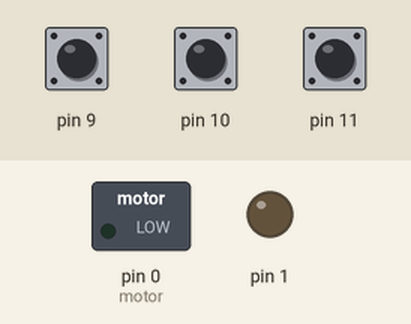
A sketch run on a simulated Arduino Uno, built with avr-gcc and run on an emulated ATmega328P. On the bench: switched loads named in the sketch (green lamp = pin HIGH), output pins drawn as LEDs (lit = HIGH). Inputs (shaded band) come from the test bench; at power-on: pin 9 HIGH, pin 10 HIGH, pin 11 HIGH.

Above: at 0.8 s.
0.9 s: pin 9 pulled LOW for 0.15 s
At 1.7 s:
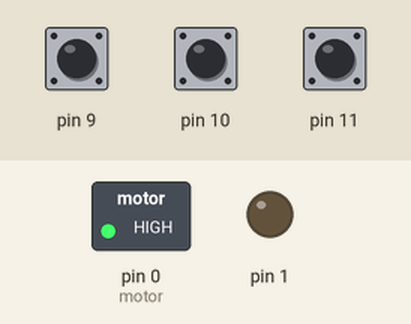
2.5 s: pin 10 pulled LOW for 0.15 s
At 2.9 s:
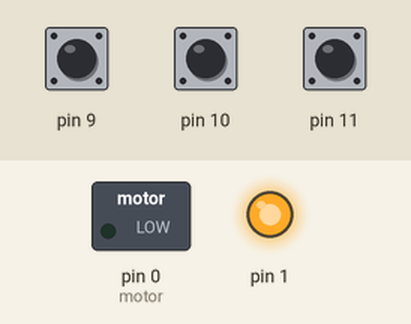
5.6 s: pin 11 pulled LOW for 0.15 s
At 6.5 s:
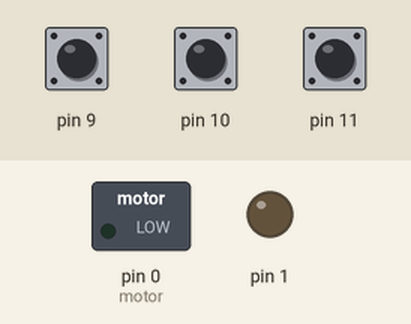
7.2 s: pin 9 pulled LOW for 1 s
At 7.7 s:
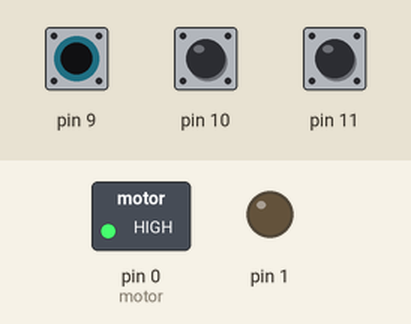
Timing chart, 0 to 10.2 s (numbered marks = the images above; inputs shaded):
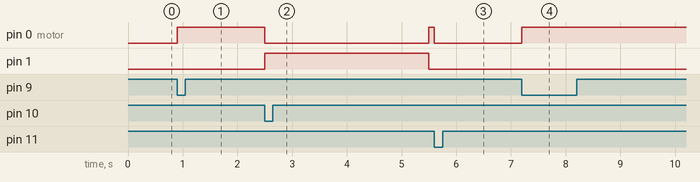

The sketch:

prova_Yvo_2.ino
```cpp
int main() {
  DDRD = (1<<PD0) | (1<<PD1);               // PD0 = motor, PD1 = válvula (saídas)
  DDRB = 0;                                 // sensores: entrada
  PORTB = (1<<PB1) | (1<<PB2) | (1<<PB3);   // pull-up (sensor ativo = 0)
  PORTD = 0;                                // motor desligado, válvula fechada

  unsigned char estado = 0;

  while(1){

    if(estado == 0){                        // espera SP1 e confere a partida
      if(((PINB & (1<<PB1)) == 0) && ((PINB & (1<<PB2)) != 0) && ((PINB & (1<<PB3)) != 0) && ((PORTD & (1<<PD1)) == 0)){
        PORTD |= (1<<PD0);                  // liga o motor
        estado = 1;
      }
    }

    else if(estado == 1){                   // espera SP2
      if((PINB & (1<<PB2)) == 0){
        PORTD &= ~(1<<PD0);                 // desliga o motor
        estado = 2;
      }
    }

    else if(estado == 2){                   // enchimento
      PORTD |= (1<<PD1);                    // abre a válvula
      _delay_ms(3000);                      // 3 segundos
      PORTD &= ~(1<<PD1);                   // fecha a válvula
      PORTD |= (1<<PD0);                    // religa o motor
      estado = 3;
    }

    else if(estado == 3){                   // espera SP3
      if((PINB & (1<<PB3)) == 0){
        PORTD &= ~(1<<PD0);                 // desliga o motor
        estado = 0;                         // pronto para novo ciclo
      }
    }
  }
}
```

Measured:
- after the input at 0.9 s, pin 0 (motor): LOW → HIGH at once
- after the input at 2.5 s, pin 0 (motor): HIGH → LOW at once, → HIGH 3.0 s later; pin 1: LOW → HIGH at once, → LOW 3.0 s later
- after the input at 5.6 s, pin 0 (motor): HIGH → LOW at once
- after the input at 7.2 s, pin 0 (motor): LOW → HIGH at once
